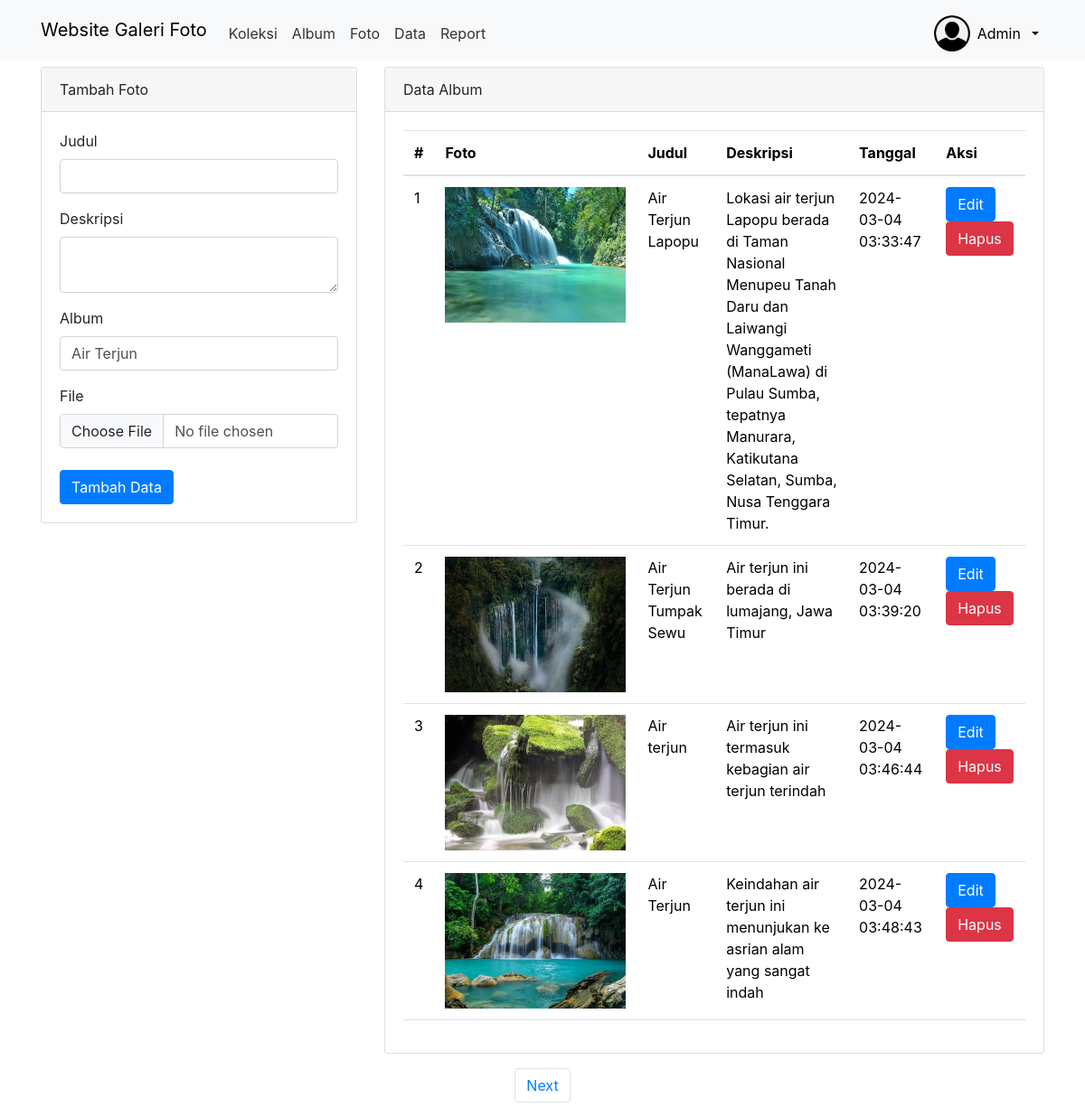
Screenshot of /admin/foto.php (signed in) with the database file from the repository.
### tables this page shows
CREATE TABLE `photos` (
  `photo_id` int(11) NOT NULL,
  `user_id` int(11) NOT NULL,
  `title` varchar(100) NOT NULL,
  `description` text NOT NULL,
  `image_path` varchar(255) NOT NULL,
  `created_at` timestamp NOT NULL DEFAULT current_timestamp() ON UPDATE current_timestamp(),
  `album_id` int(11) NOT NULL
);

### admin/foto.php (the view, shortened to what this page needs)
<?php
include '../config/koneksi.php';
if ($_SESSION['status'] != 'login') {
    echo "<script>
    alert('Anda belum Login!');
    location.href='../index.php';
    </script>";
} else {
    $user_id = $_SESSION['user_id'];
    $sqlCount = mysqli_query($koneksi, "SELECT COUNT(*) AS total FROM photos WHERE user_id='$user_id'");
    $row = mysqli_fetch_assoc($sqlCount);
    $total_records = $row['total'];
    $limit = 4;
    $total_pages = ceil($total_records / $limit);
    $page = isset($_GET['page']) && $_GET['page'] <= $total_pages ? $_GET['page'] : 1;
    $start = ($page - 1) * $limit;
    $sql1 = mysqli_query($koneksi, "SELECT * FROM photos WHERE user_id='$user_id' LIMIT $start, $limit");
}
?>
<!DOCTYPE html>
<html lang="en">
<head>
    <link rel="stylesheet" type="text/css" href="../aset/css/bootstrap.min.css">
    <link rel="stylesheet" href="https://stackpath.bootstrapcdn.com/bootstrap/4.5.2/css/bootstrap.min.css">
</head>
<body>
<nav class="navbar navbar-expand-lg bg-body-tertiary">
<div class="container">
    <a class="navbar-brand" href="index_album.php">Website Galeri Foto</a>
    <div class="collapse navbar-collapse mt-2" id="navbarNavAltMarkup">
      <div class="navbar-nav me-auto">
        <a href="home.php" class="nav-link">Koleksi</a>
        <a href="album.php" class="nav-link">Album</a>
        <a href="foto.php" class="nav-link">Foto</a>
        <a href="list_user.php" class="nav-link">Data</a>
        <a href="laporan.php" class="nav-link">Report</a>
      </div>
 <div class="btn-group">
    <button type="button" style='border:none;background-color:transparent;display:flex;flex-direction:row;justify-content:center;align-items:center;gap:8px' class="dropdown-toggle" style='' data-toggle="dropdown" data-mdb-dropdown-init data-mdb-ripple-init aria-expanded="false">
        <img id="profilee-img" class="img-circle img-responsive rounded-circle" src="../aset/img/profilee.png" width="40" height="40">
        <p class='mb-0'><?= $_SESSION['username'] ?></p>
    </button>
</div>
</div>
</nav>
    <div class="container">
        <div class="row">
            <div class="col-md-4">
                <div class="card mt-2">
                    <div class="card-header">Tambah Foto</div>
                    <div class="card-body">
                    <form action="../config/proses_foto.php" method="POST" enctype="multipart/form-data">
                    <div class="form-group">
                        <label for="title" class="form-label">Judul</label>
                        <input type="text" name="title" class="form-control" required>
                    </div>
                    <div class="form-group">
                        <label for="deskripsi" class="form-label">Deskripsi</label>
                        <textarea class="form-control" name="description" required></textarea>
                    </div>
                    <div class="form-group">
                        <label for="deskripsi" class="form-label">Album</label>
                        <select name='album_id' class='form-control'>
                            <?php
                                $user_id = $_SESSION['user_id'];
                                $sql = mysqli_query($koneksi,"SELECT * FROM albums WHERE user_id = $user_id ");
                                while($d = mysqli_fetch_assoc($sql)) :
                            ?>
                                <option value="<?= $d['album_id'] ?>"><?= $d['title'] ?></option>
                            <?php endwhile ?>
                        </select>
                    </div>
                    <div class="form-group">
                        <label for="deskripsi" class="form-label">File</label>
                        <input type="file" class="form-control" name="lokasifile" required>
                    </div>
                    <button type="submit" class="btn btn-primary mt-2" name="tambah">Tambah Data</button>
                </form>
                    </div>
                </div>
            </div>
            <div class="col-md-8">
                <div class="card mt-2">
                    <div class="card-header">Data Album</div>
                    <div class="card-body">
                        <table class="table">
                            <thead>
                                <tr>
                                    <th>#</th>
                                    <th>Foto</th>
                                    <th>Judul</th>
                                    <th>Deskripsi</th>
                                    <th>Tanggal</th>
                                    <th>Aksi</th>
                                </tr>
                            </thead>
                            <tbody>
                                <?php
                                $no = ($page - 1) * $limit + 1;
                                while ($data = mysqli_fetch_assoc($sql1)) {
                                ?>
                                    <tr>
                                        <td><?php echo $no++ ?></td>
                                        <td>
                                            <img src="../aset/img/<?php echo $data['image_path']?>" style="width:200px;height:150px" />
                                        </td>
                                        <td><?php echo $data['title'] ?></td>
                                        <td><?php echo $data['description'] ?></td>
                                        <td><?php echo $data['created_at'] ?></td>
                                        <td>
                             <button type="button" class="btn btn-primary" data-bs-toggle="modal" data-bs-target="#editModal<?php echo $data['photo_id'] ?>">
                              Edit
                             </button>
                                  <button type="button" class="btn btn-danger" data-bs-toggle="modal" data-bs-target="#hapusModal<?php echo $data['photo_id'] ?>">
                                    Hapus
                                 </button>
                                        </td>
                                    </tr>
                                <?php } ?>
                            </tbody>
                        </table>
                    </div>
                </div>
            </div>
        </div>
    </div>
<nav aria-label="Page navigation example">
    <ul class="pagination justify-content-center mt-3">
        <?php if ($page < $total_pages): ?>
            <li class="page-item"><a class="page-link" href="?page=<?php echo $page + 1; ?>">Next</a></li>
        <?php endif; ?>
    </ul>
</nav>
</body>
</html>

### admin/foto.php (style rules this page uses)
.navbar-nav .nav-link { color: #333; transition: color 0.3s ease; }

### rows the page displays
photos: image_path (picture), title "Air Terjun Lapopu", description "Lokasi air terjun Lapopu berada di Taman Nasional Menupeu Tanah Daru dan Laiwangi Wanggameti (ManaLawa) di Pulau Sumba, tepatnya Manurara, Katikutana Selatan, Sumba, Nusa Tenggara Timur.", created_at "2024-03-04 03:33:47"
photos: image_path (picture), title "Air Terjun Tumpak Sewu", description "Air terjun ini berada di lumajang, Jawa Timur", created_at "2024-03-04 03:39:20"
photos: image_path (picture), title "Air terjun", description "Air terjun ini termasuk kebagian air terjun terindah", created_at "2024-03-04 03:46:44"
photos: image_path (picture), title "Air Terjun", description "Keindahan air terjun ini menunjukan ke asrian alam yang sangat indah", created_at "2024-03-04 03:48:43"

### other values shown
$_SESSION['username'] "Admin"
form field album_id "Air Terjun"
